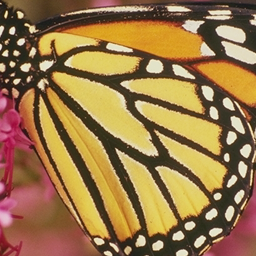
%> input picture SCUNet-Denoise/utils/test.bmp, 256 x 256 px, given in place of test.bmp_1.tif, which was not available
$ octave --eval "result = main('SCUNet-Denoise/utils/test.bmp');"   (GNU Octave 9; MATLAB toolbox functions it lacks are replaced by stand-ins)
%> lines starting %> are read from the running program, lines starting %| are printed output that depends on the picture; in (x1, y1, x2, y2) boxes, pixels count from 0 and x2, y2 are one past the last pixel; in counts of white or black regions, pixels touching at a corner belong together; the program's own positions count from 1; pictures that were not available may be replaced by others from this repository, and a replacement may not be noted
### CutImage.m
function [LFImg1, HFImg1, LFImg2, HFImg2] = CutImage(inputImg1, inputImg2)
    percentageLow = 0.01;
    percentageHigh = 0.015;
    top = 1;
    bottom = 0;
    totalPixel = sum(inputImg1, 'all') + sum(inputImg2, 'all');
    cut = 0.5;
    while(1)
        cut = (top + bottom) / 2;
        HFImg1 = abs(HPF(inputImg1, cut));
        HFImg2 = abs(HPF(inputImg2, cut));
        HFPixel = sum(HFImg1, 'all') + sum(HFImg2, 'all');
        HFPercentage = HFPixel / totalPixel;
        if (HFPercentage < percentageLow)
            % cut should be lower
            top = cut;
        elseif (HFPercentage > percentageHigh)
            % cut should be higher
            bottom = cut;
        else
            break;
        end
    end
    LFImg1 = abs(LPF(inputImg1, cut));
    LFImg2 = abs(LPF(inputImg2, cut));
end

### HPF.m
% Ideal high pass filter

% param cut is between 0 and 1. 1 means no pass
function outImg = HPF(inImg, cut)
    imgSize = size(inImg);

    % filter matrix
    rowLen = imgSize(1) * cut / 2;
    left = ceil((imgSize(1) + 1)/2 - rowLen);
    right = floor((imgSize(1) + 1)/2 + rowLen);
    colLen = imgSize(2) * cut / 2;
    top = ceil((imgSize(2) + 1)/2 - colLen);
    bottom = floor((imgSize(2) + 1)/2 + colLen);
    hpf = ones(imgSize);
    hpf(left:right, top:bottom, 1:imgSize(3)) = 0;
    % imshow(lpf);

    % fft transform
    fftImg = fftshift(fft2(inImg));
    % imshow(fftImg);
    outImg = ifft2(ifftshift(fftImg .* hpf));
    % imshow(outImg);
end

### LPF.m
% Ideal low pass filter

% param cut is between 0 and 1. 1 means all pass
function outImg = LPF(inImg, cut)
    imgSize = size(inImg);

    % filter matrix
    rowLen = imgSize(1) * cut / 2;
    left = ceil((imgSize(1) + 1)/2 - rowLen);
    right = floor((imgSize(1) + 1)/2 + rowLen);
    colLen = imgSize(2) * cut / 2;
    top = ceil((imgSize(2) + 1)/2 - colLen);
    bottom = floor((imgSize(2) + 1)/2 + colLen);
    lpf = zeros(imgSize);
    lpf(left:right, top:bottom, 1:imgSize(3)) = 1;
    % imshow(lpf);

    % fft transform
    fftImg = fftshift(fft2(inImg));
    % imshow(fftImg);
    outImg = ifft2(ifftshift(fftImg .* lpf));
    % imshow(outImg);
end

### SML.m
% SML: Sum of Modified Laplacian
% Low freq image activity measure. This function does not go to softmax.

% check paper for what they stand, if not obvious
% paper didn't say that, but I will use zero padding.
function smlMat = SML(inImg, N, T, s)
    imgSize = size(inImg);
    padImg = padarray(inImg, [s, s], 0, 'both');
    % step 1: ML matrix.
    mlMat = zeros(imgSize(1), imgSize(2));
    % per-pixel base calculation
    for x = 1:imgSize(1)
        for y = 1:imgSize(2)
            rowWise = norm(reshape(2*padImg(x+s, y+s, :) ...
                                   - padImg(x+s-s, y+s, :) ...
                                   - padImg(x+s+s, y+s, :), 1, []));
            colWise = norm(reshape(2*padImg(x+s, y+s, :) ...
                                   - padImg(x+s, y+s-s, :) ...
                                   - padImg(x+s, y+s+s, :), 1, []));
            mlMat(x, y) = rowWise + colWise;
        end
    end
    % imshow(mlMat);
    padMl = padarray(mlMat, [N, N], 0, 'both');
    smlMat = zeros(imgSize(1), imgSize(2));
    % again, per-pixel, Pad mlMat with zeros again
    for x = 1:imgSize(1)
        for y = 1:imgSize(2)
            mls = padMl(x:x+2*N, y:y+2*N);
            mls(mls < T) = 0;
            smlMat(x, y) = sum(mls, 'all');
        end
    end
    % imshow(smlMat);
end

### SoftMax.m
% Compute the soft max between two matrices

function [out1, out2] = SoftMax(in1, in2)
    out1 = exp(in1) ./ (exp(in1) + exp(in2));
    out2 = exp(in2) ./ (exp(in1) + exp(in2));
    % damn its simple
end

### main.m
% After all components done, combine code here

function outImg = main(id)
%> called with id = 'SCUNet-Denoise/utils/test.bmp'
    % global var
    SML_N = 1;
    SML_T = 0;
    SML_s = 1;

    type = "color";
    if (id(1) == 'g')
        type = "grayscale";
    elseif (id(1) == 'n')
        type = "noisy";
    end

    % part 1, import and normalize
    original1 = im2double(imread(sprintf('testImg/%s/%s_1.tif', type, id)));
    original2 = im2double(imread(sprintf('testImg/%s/%s_2.tif', type, id)));
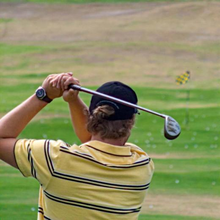
%> input picture testImg/color/c_01_1.tif, 220 x 220 px, shrunk from 520 x 520 before the run, given in place of test.bmp_2.tif, which was not available

    % part 2, highpass lowpass split
    [LForiginal1, HForiginal1, LForiginal2, HForiginal2] = ...
        CutImage(original1, original2);
%> in CutImage, `totalPixel = sum(inputImg1, 'all') + sum(inputImg2, 'all');`: totalPixel = 161202.2
%> the loop in CutImage, `while(1)` made 3 passes
%> (HFPixel, HFPercentage) on passes 1 to 3: (8834.5, 0.0548), (3838, 0.0238), (2130.7, 0.0132)
%> pass 1, in CutImage, `HFImg2 = abs(HPF(inputImg2, cut));`:
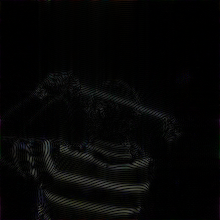
%> HFImg2: size 220x220x3 double; mean R, G, B 0.0225, 0.0227, 0.0217
%> after the loop in CutImage, `while(1)`: bottom = 0.75; top = 1
%> in LPF, `lpf(left:right, top:bottom, 1:imgSize(3)) = 1;`:
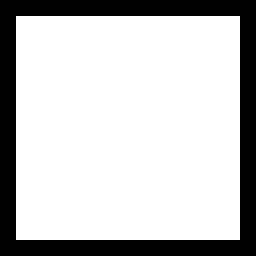
%> lpf: size 256x256x3 double; values 0 (black) and 1 (white), 76.6% white; 1 black region, box (x1, y1, x2, y2) and area: (0, 0, 256, 256) 15360
%> in LPF (call 2), `lpf(left:right, top:bottom, 1:imgSize(3)) = 1;`: lpf: size 220x220x3 double; values 0 (black) and 1 (white), 76.2% white; 1 black region, box (x1, y1, x2, y2) and area: (0, 0, 220, 220) 11536
    % NOTE hf images are enhanced
    imwrite(LForiginal1, sprintf("outputImg/cut/%s_1_lf.tif", id));
    imwrite(HForiginal1 * 10, sprintf("outputImg/cut/%s_1_hf.tif", id));
    imwrite(LForiginal2, sprintf("outputImg/cut/%s_2_lf.tif", id));
    imwrite(HForiginal2 * 10, sprintf("outputImg/cut/%s_2_hf.tif", id));

    % part3, LF image activity measure
    % part3.1, raw SML result
    SMLo1 = SML(LForiginal1, SML_N, SML_T, SML_s);
%> after the loop in SML, `for x = 1:imgSize(1)`:
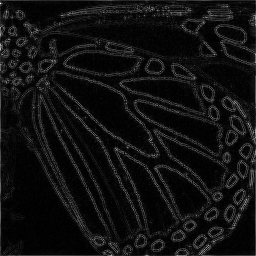
%> mlMat: size 256x256 double; min 0.00416, max 3.19, mean 0.218; drawn with min black and max white
%> after the loop in SML, `for x = 1:imgSize(1)`:
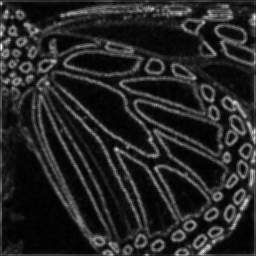
%> smlMat: size 256x256 double; min 0.149, max 12.11, mean 1.93; drawn with min black and max white
%> after the loop in SML, `for x = 1:imgSize(1)`: mls = [0.221 0.821 0; 0.774 1.34 0; 0 0 0]
    SMLo2 = SML(LForiginal2, SML_N, SML_T, SML_s);
%> call 2 of SML, with N = 1, T = 0, s = 1
%> after the loop in SML (call 2), `for x = 1:imgSize(1)`:
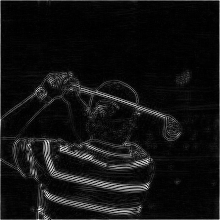
%> mlMat: size 220x220 double; min 0.00254, max 2.13, mean 0.152; drawn with min black and max white
%> after the loop in SML (call 2), `for x = 1:imgSize(1)`:
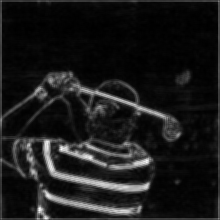
%> smlMat: size 220x220 double; min 0.0899, max 11.81, mean 1.32; drawn with min black and max white
%> after the loop in SML (call 2), `for x = 1:imgSize(1)`: mls = [0.136 0.943 0; 0.961 1.69 0; 0 0 0]
%> the run ends on the next line
    % part3.2, softmaxed probability matrices
    [LFPo1, LFPo2] = SoftMax(SMLo1, SMLo2);
    imwrite(LFPo1, sprintf("outputImg/lf/%s_1_pl.tif", id));
    imwrite(LFPo2, sprintf("outputImg/lf/%s_2_pl.tif", id));

    % part4, HF image activity measure
    HFDo1_tmp = vecnorm(HFF(HForiginal1, 52), 2, 3);
    HFDo2_tmp = vecnorm(HFF(HForiginal2, 52), 2, 3);
    [HFDo1, HFDo2] = SoftMax(HFDo1_tmp, HFDo2_tmp);
    imwrite(HFDo1, sprintf("outputImg/hf/%s_1_ph.tif", id));
    imwrite(HFDo2, sprintf("outputImg/hf/%s_2_ph.tif", id));

    % part5, ED
    Ed1 = -log(LFPo1 .* HFDo1);
    Ed2 = -log(LFPo2 .* HFDo2);
    imwrite(Ed1, sprintf("outputImg/ed/%s_1_ed.tif", id));
    imwrite(Ed2, sprintf("outputImg/ed/%s_2_ed.tif", id));

    imwrite(Ed1 > Ed2, sprintf("outputImg/map/%s_raw.tif", id));
    map = FusionMap(Ed1, Ed2, original1, original2);
    imwrite(map, sprintf("outputImg/map/%s_fine.tif", id));

    outImg = (original1 .* ~map) + (original2 .* map);
    imwrite(outImg, sprintf("outputImg/final/%s.tif", id));
end
